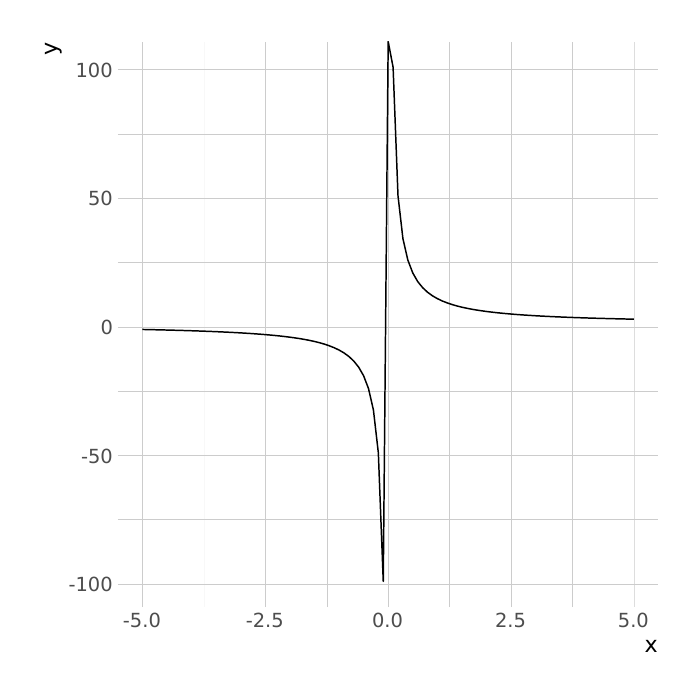

The script that saved this image:
# R figure for limits
library(ggplot2)

limit <- ggplot(data.frame(x = c(-5, 5)), aes(x)) + 
    stat_function(fun = ~ (.x + 10)/.x) + 
    hrbrthemes::theme_ipsum_rc(
        axis_title_size = 16,
        base_size = 14
    ) 

ggsave("limit.pdf", limit, device = cairo_pdf)